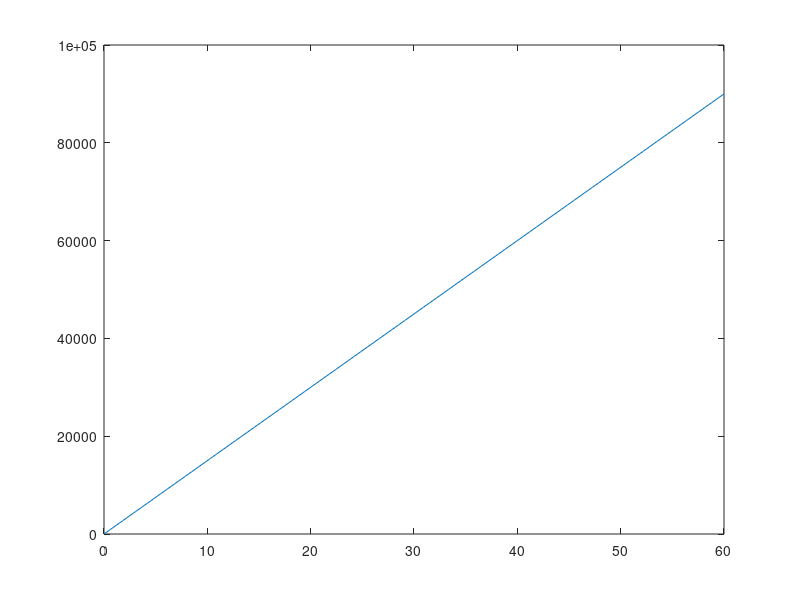

Here is the MATLAB script that generated this plot:
function [ calls ] = choose_num_rows_by_computation_time()
% input time_available in minutes
% input calls_per_second_average in calls per second
% set for brian's macbook jun 24, 2014
    time = linspace(0,60, 100); %from 0 to five hours
    calls = 1500*time
    plot(time, calls)

end

